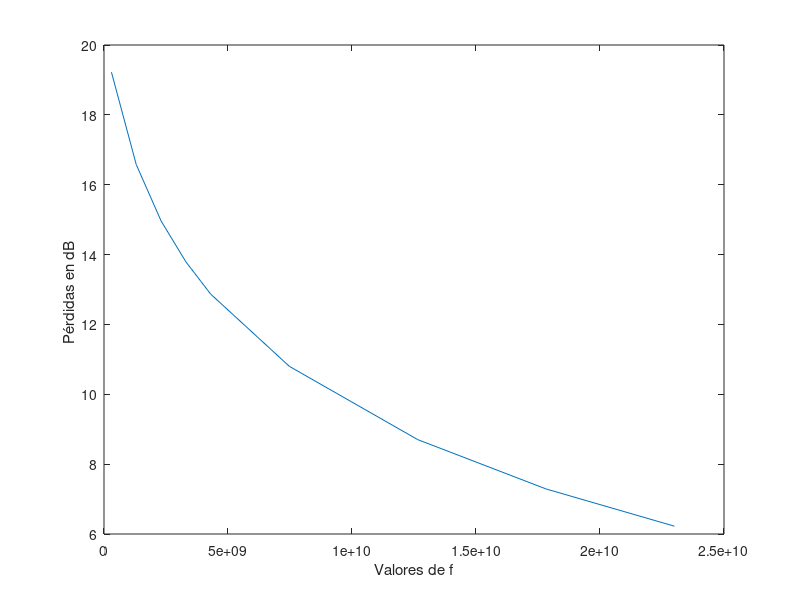

MATLAB code for this plot:
%  EJERCICIO 1.3*-*-*-*-*-*-*-*-*-*-*-*-*-*-*-*-*-*-*-*--*-*-*-*-*-*-*-*-*
clear;clc;close all;
K      = 4/3;
c      = 3e8;
f      = [300,1300, 2300, 3300, 4300,7475,12650, 17825, 23000].*1e6;
lambda = c./f;
d      = 20.09e3;
R0     = 6370e3;
Re     = R0*K;
h1     = 807;
h2     = 813;
e  = [797 800 815 799 735 760 788 805];
a  = [10 0 0 0 0 0 0  8];
d1 = [0 0.806e3 1.910e3 3.721e3 7.831e3 10.955e3 14.965e3 d];
d2 = d - d1;

flecha         = d1.*d2/(2*Re);
altura_rayo    = ((e(end)+a(end)-e(1)-a(1))/d)*d1 + e(1)+a(1);
despejamiento  = e + flecha - altura_rayo;
    
numero_iteraciones    = size(lambda);
columnas              = size(f);

for iteracion=1:numero_iteraciones(2)
    R1(iteracion,:) = sqrt(lambda(1,iteracion)*d1.*d2/d); %Altura del primer rayo de Fresnel    
end

despejamiento(:,1)    =[];
despejamiento(:,end)  =[];
d1(:,1)        =[];
d1(:,end)      =[];
R1(:,1)        =[];
R1(:,end)      =[];
e(:,1) = [];
e(:,end) = [];

d2=d-d1;

obstaculo_mayor          = max(e);
posicion_obstaculo_mayor = find(e==obstaculo_mayor);
uve                      = sqrt(2)*despejamiento./R1;
Ldif_iterado             = 6.9 + 20*log10(sqrt((uve-0.1).^2 +1) + uve-0.1);

altura_rayo(:,1) = [];
altura_rayo(:,end) = [];

flecha        = (d1.*d2)/(2*Re);
despejamiento =  e + flecha - altura_rayo;
for iteracion=1:numero_iteraciones(2)       
    uve_iterado(iteracion,:)   = sqrt(2)*despejamiento./R1(iteracion,:);   
end

d_izq   = d1(2);
d1_izq  = d1(1);
d2_izq  = d1(2)-d1(1);
h2_izq  = e(2);
h1_izq  = h1;
AlturaRayo_izq   = ((h2_izq-h1_izq)/d_izq)*d1_izq+h1_izq;


Flecha_izquierda        = (d1_izq*d2_izq)/(2*Re);
Despejamiento_izquierda = Flecha_izquierda + e(1) - AlturaRayo_izq;      
        
d_drch  = d2(2);
d1_drch = d1(3)-d1(2);
d2_drch = d2(3);
h2_drch = h2;
h1_drch = e(2);
AlturaRayo_drch  = ((h2_drch-h1_drch)/d_drch)*d1_drch+h1_drch;

Flecha_derecha        = (d1_drch*d2_drch)/(2*Re);
Despejamiento_derecha = Flecha_derecha + e(3) - AlturaRayo_drch;   

C =10+0.04*(d1(2)/1000+d2(2)/1000);

figure(1);title("Ldiff totales")
for iteracion=1:numero_iteraciones(2)

   %IZQUIERDA 
        R1_izq(iteracion,:)        = sqrt(lambda(1,iteracion)*d1_izq*d2_izq/d_izq);
  
        uve_izquiera(iteracion,:)  = sqrt(2)*(Despejamiento_izquierda/R1_izq(iteracion,:));
        
        Lad_izquierda(iteracion,:) = 6.9 + 20*log10(sqrt((uve_izquiera(iteracion,:)-0.1).^2 +1) + uve_izquiera(iteracion,:)-0.1)
   %DERECHA
     
        R1_drch(iteracion,:)     = sqrt(lambda(1,iteracion)*d1_drch*d2_drch/d_drch);
        
        uve_derecha(iteracion,:) = sqrt(2)*(Despejamiento_derecha/R1_drch(iteracion,:));
      
        Lad_derecha(iteracion,:) = 6.9 + 20*log10(sqrt((uve_derecha(iteracion,:)-0.1).^2 +1) + uve_derecha(iteracion,:)-0.1)
     
        T(iteracion,:) =1-exp(-(max(Ldif_iterado(iteracion,:)))/6);
   
   Ldiff_totales(iteracion,:) = max(Ldif_iterado(iteracion,:)) + T(iteracion,:)*(Lad_derecha(iteracion,:) + Lad_izquierda(iteracion,:) + C)

   
end
plot(f,Ldiff_totales)
ylabel("Pérdidas en dB ");xlabel("Valores de f");
